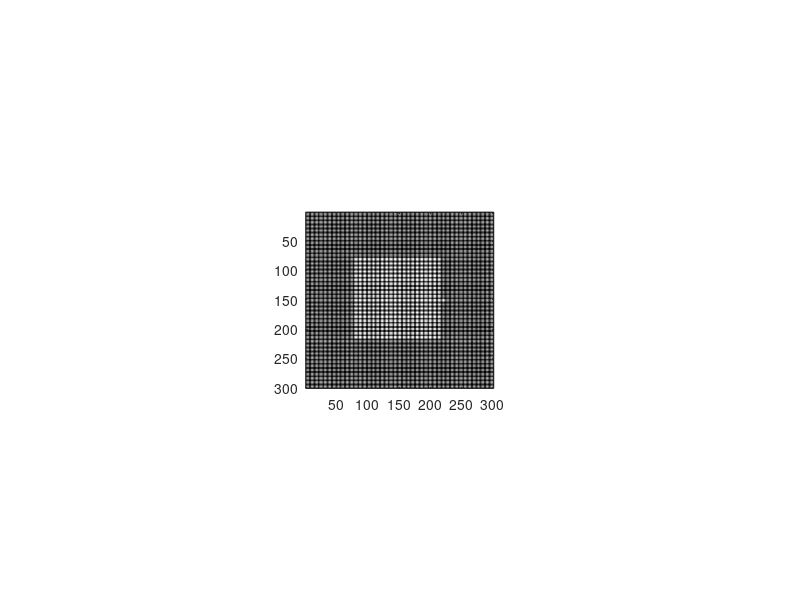

Write MATLAB code to recreate this figure.
function experiment5(CPD,bulge_deg)
if ~exist('CPD','var')
    CPD=[];
end
if isempty(CPD)
    CPD=2.14;
end
if ~exist('bulge_deg','var')
    bulge_deg=[];
end
if isempty(bulge_deg)
    bulge_deg=0.5;
end
trialLim=3; % max trial length (seconds)
rim_col= 1/1.5; % 0.6667 background is 50% Webber contrast for 1 figure

step1=0.25;% in dB
step2=0.1;
step=1/10.^(step1/10); % dB to ratio

detections=1;

square_col= 1;
msg= true;
jitter=[600 800];


%% make phosphene matrix
maxTrials=3000;
% screen size and angles
% get screen size
set(0,'units','pixels')
Pix_SS = get(0,'screensize');
set(0,'units','centimeters')
CM_SS = get(0,'screensize');



angleDim='w'; % 'h' or 'w' determine the 45deg angle by window hight / width
FOV=45;
heightDeg=10;%field of view in degrees
% compute the aray hight(=width) of phosphenes in pixels
if strcmp(angleDim,'h')
    distanceFromScreen=CM_SS(4)/2/tand(FOV/2);
    heightPix=round(Pix_SS(4)*heightDeg/FOV);
elseif strcmp(angleDim,'w')
    distanceFromScreen=CM_SS(3)/2/tand(FOV/2);
    heightPix=round(Pix_SS(3)*heightDeg/FOV);
else
    error('choose dimention for figure limits')
end



%figure('Units','pixels','Position',[100 100 n m])
% set(gca,'Position',[0 0 1 1])
%% Image's parameters (phosphene area)


%height=900;
%widthPix=heightPix;
square_size_deg=5;                     %internal square size in degrees
square_size=round(square_size_deg/heightDeg*heightPix); %intenal square size in pixels

%% Bulge's parameters
%bulge sizes in degrees
bulge_pix=round((bulge_deg./FOV)*heightPix);      %bulge sizes in pixels

%% Resolutions parameters
res=CPD;                                        %Desired resolutions in CPD (2.14 CPD is 42.88*42.88 phosphenes. we want CPD 1.25, 2.5 10)
num_phos_res=round(res.*2*heightDeg);                %number of phosphenes in the whole image per resolution
pix_res=round(heightPix./num_phos_res);           % width of a phosphene in pixels
sigma = pix_res^0.5;
h = fspecial('gaussian', pix_res, sigma);
h=h-min(min(h));
h=h./max(max(h));
Phosphene_Matrix=repmat(h,num_phos_res,num_phos_res);
%figure;
pixStartX=round(Pix_SS(3)/2-length(Phosphene_Matrix)/2);
pixStartY=round(Pix_SS(4)/2-length(Phosphene_Matrix)/2);


%% make shape
squareSizePhos=round(square_size/pix_res);
squareInd=false(num_phos_res);
phosStart=floor((num_phos_res-squareSizePhos)/2)+1;
phosEnd=phosStart+squareSizePhos-1;
squareInd(phosStart:phosEnd,phosStart:phosEnd)=true;
bulgePhos=ceil(bulge_pix/pix_res); % 2 phosphenes if at optimal position the bulge covers 2 phosphene centers
bulgeInd=false(num_phos_res);
bulgeStartY=floor(num_phos_res/2+0.5)-floor(bulgePhos/2);
bulgeEndY=bulgeStartY+bulgePhos-1;
bulgeInd(phosEnd+1:phosEnd+bulgePhos,bulgeStartY:bulgeEndY)=true;

%imagesc(weights);

phosInd=zeros(size(Phosphene_Matrix));
ind=0;
for i=1:num_phos_res
    for j=1:num_phos_res
        ind=ind+1;
        for I=1:pix_res
            for J=1:pix_res
                phosInd((i-1)*pix_res+I,(j-1)*pix_res+J)=ind;
            end
        end
    end
end

%% make cross
crossSize=10;
cross=zeros(size(Phosphene_Matrix));
cross(floor(length(Phosphene_Matrix)/2)-crossSize:ceil(length(Phosphene_Matrix)/2)+crossSize,round(length(Phosphene_Matrix)/2))=1;
cross(round(length(Phosphene_Matrix)/2),floor(length(Phosphene_Matrix)/2)-crossSize:ceil(length(Phosphene_Matrix)/2)+crossSize)=1;



%% display desired distance and run experiment
cfg=[];
cfg.jitter=jitter;
cfg.pos=[pixStartX pixStartY length(Phosphene_Matrix) length(Phosphene_Matrix)];
cfg.weights=squareInd+bulgeInd;
cfg.Phosphene_Matrix=Phosphene_Matrix;
cfg.phosInd=phosInd;
cfg.cross=cross;
cfg.step=step;
if msg
    uiwait(msgbox(['Please sit ',num2str(round(distanceFromScreen)),'cm From screen']));
end

fh=figure('Units','pixels','Position',Pix_SS,'toolbar','none','MenuBar','none');
%fh=figure;
colormap gray
imagesc(cfg.cross,[0 1]);
set(gca,'Units','pixels','Position',cfg.pos)
set(gcf,'Color',[0 0 0]);
set(0,'PointerLocation',[-1 -1])
drawnow
pause
set(fh,'WindowKeyPressFcn',@Key_Press);

trialBeg=0;
trialTime=0;
stop=false;
triali=1;
direction=randi([1 4],1);
output=[];
%errors=0;
detect=0;
prev=0; % checks if last trial was correct to detect 3 changes from error to detection
Prev=0; % checks sequences of three good trials to make harder level
%threshold=1;
%time0=0;
%time1=0;
trial(cfg);%    jitter,cross,img,
%    Log(triali)=output;
%     triali=triali+1;
%     rim_col=rim_col-0.1;
% Log=output;
% %close
% save Log Log
% disp('end')


%% functions
    function Key_Press(~,keyData)
        %log(end+1,1:2)=[toc,list(i)];
        %output(
        %time1=toc;
        output(triali,1:4)=[toc 0 direction square_col-rim_col];
        switch keyData.Key
            case 'uparrow'
                output(triali,2)=1;
            case 'downarrow'
                output(triali,2)=3;
            case 'leftarrow'
                output(triali,2)=2;
            case 'rightarrow'
                output(triali,2)=4;
            case 'q'
                output(triali,2)=5;
                stop=true;
                close all
                save output output
                return
                %i=length(list);
            case 'space'
                output(triali,2)=6;
        end
        %output
        save output output
        if output(triali,2)==direction && prev==0
            detect=detect+1;
            if detect==detections+1
                if detections==1 % first error
                    detections=3;
                    prev=2; % needs only one good trial next time (1 up 1 down only this time)
                    Prev=0; 
                    detect=1; % start counting 3 errors from now
                    step=1/10.^(step2/10);
                else
                    %threshold=square_col-rim_col;
                    close all
                    save output output
                    stop=true;
                    return
                end
            end
            
        end
        
        if triali<maxTrials
            if output(triali,2)==direction
                prev=1;
                Prev=Prev+1; % counts three for '3 up 1 down' staircase
                if Prev==3
                    rim_col=rim_col/step;
                    Prev=0;
                end
            else
                rim_col=rim_col*step;
                prev=0;
                Prev=0;
            end
            if rim_col>square_col
                rim_col=square_col;
            elseif rim_col<0
                rim_col=0;
            end
            direction=randi([1 4],1);
            
            triali=triali+1;
            %timeOK=true; % to allow while loop to check trial time
            trial(cfg);
        else
            disp('end')
            stop=true;
            close all
            return
        end
    end
%         close
%         log(end,4)=stimType(list(i),4);
%         log(end,5)=stimType(list(i),3);
%         save ('log','log','actions','stimType')
%         i=i+1;
%         if i<(length(list)+1)
%             imagesc(cross);
%             pause(dur(i));
%             imagesc(imgs(:,:,list(i)));
%             colormap('gray');
%             tic
%         else
%             close
%         end


    function trial(cfg)
        
        %output(triali,1:3)=[0 0 direction];
        dur=randi(cfg.jitter,1)./1000;
        %disp(num2str(dur))
        imagesc(cfg.cross,[0 1]);
        drawnow
        ticCross1=tic;
        crossEnd=0;
        while crossEnd<dur;
            ticCross2=tic;
            crossEnd=double((ticCross2-ticCross1))/1000000;
        end   
        
        
        %         tic;
        %         while toc<dur
        %         end
        %pause(dur)
        %close;
        % make phosphenized img
        weights=cfg.weights;
        weights(weights>0)=square_col;
        weights(weights==0)=rim_col;
        img=zeros(size(cfg.Phosphene_Matrix));
        img(:)=weights(cfg.phosInd(:));
        img=img.*cfg.Phosphene_Matrix;
        % img faces right
        img=imrotate(img,90*direction);
        imagesc(img,[0 1]);
        drawnow
        tic;
        trialBeg=tic;
        trialTime=0;
        pause(trialLim)
%         
%         while timeOK; %trialTime<trialLim
            ticTemp=tic;
            trialTime=double((ticTemp-trialBeg))/1000000;
%             if trialTime>=trialLim
%                 timeOK=false;
%             end
%         end
%         disp('ok')
%         close
%         return
        if trialTime>=trialLim && stop==false
            output(triali,1:4)=[trialLim 0 direction square_col-rim_col];
            save output output
            rim_col=rim_col*step;
            prev=0;
            Prev=0;
            if rim_col>square_col
                rim_col=square_col;
            elseif rim_col<0
                rim_col=0;
            end
            direction=randi([1 4],1);
            
            triali=triali+1;
            trial(cfg);
        end
        %pause
    end
end
